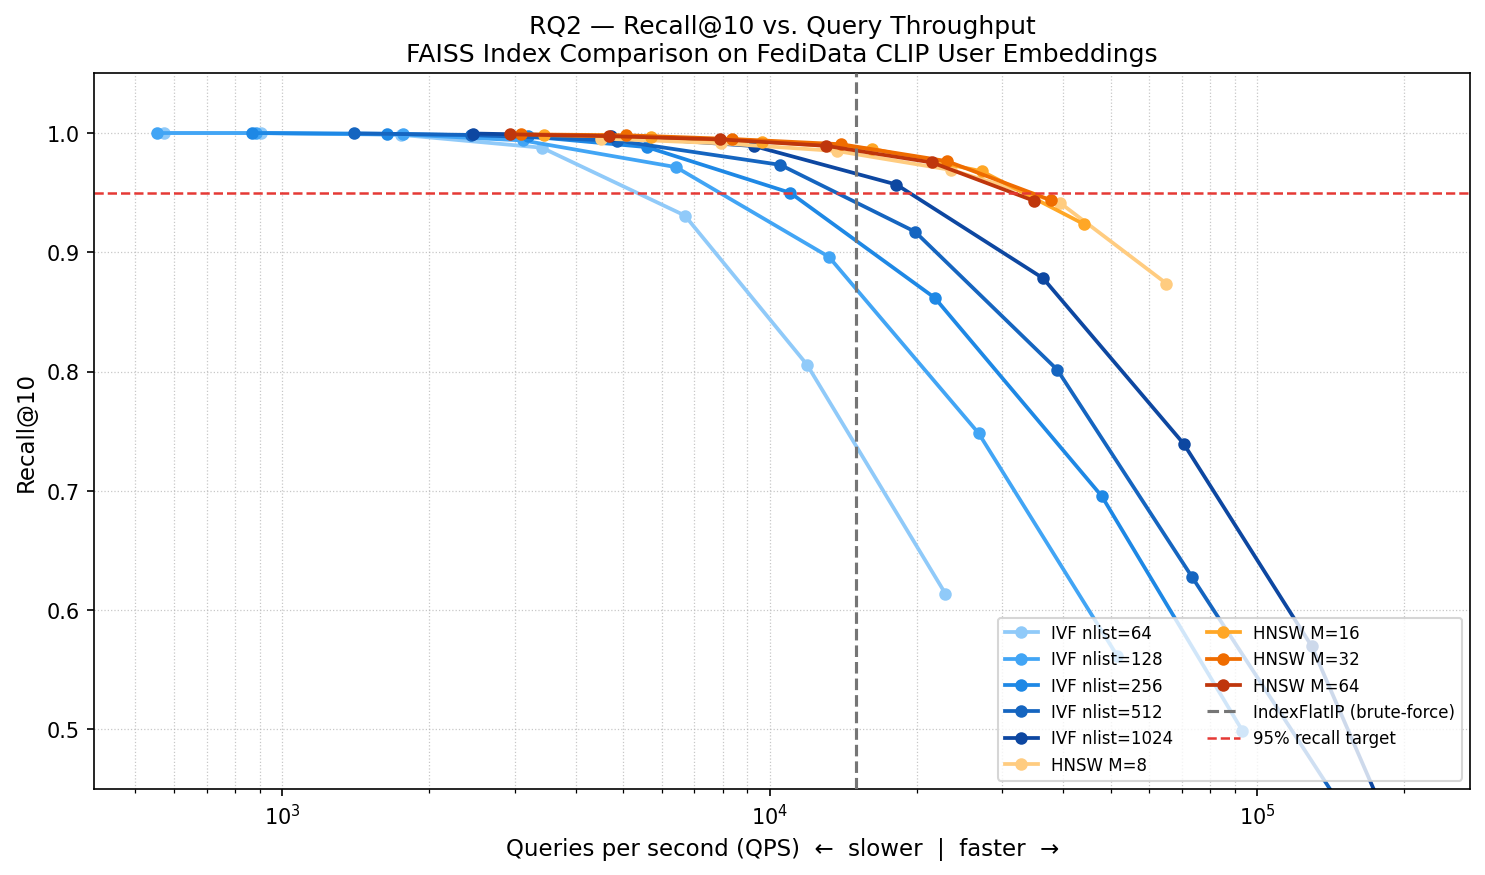

Reproduce this figure in Python.
# RQ2 - Recall-Latency Plot
# Loads rq2_results.npz and produces the recall@K vs QPS frontier figure

from pathlib import Path

import matplotlib.pyplot as plt
import matplotlib.lines as mlines
import numpy as np

IN_NPZ  = Path(__file__).parent / "rq2_results.npz"
OUT_PNG = Path(__file__).parent / "rq2_plot.png"

# IVF: shades of blue;  HNSW: shades of orange/red
IVF_COLORS  = ["#90CAF9", "#42A5F5", "#1E88E5", "#1565C0", "#0D47A1"]
HNSW_COLORS = ["#FFCC80", "#FFA726", "#EF6C00", "#BF360C"]
FLAT_COLOR  = "#757575"

TARGET_RECALL = 0.95


def load(path: Path):
    d        = np.load(path)
    ivf      = d["ivf"]        # cols: nlist, nprobe, recall, qps
    hnsw     = d["hnsw"]       # cols: M, efSearch, recall, qps
    flat_qps = float(d["flat_qps"])
    K        = int(d["K"])
    return ivf, hnsw, flat_qps, K


def plot_frontier(ax, rows, param_col, param_vals, colors, label_prefix, param_name):
    """One curve per unique value of param_col (e.g. nlist or M)."""
    for color, val in zip(colors, param_vals):
        mask = rows[:, param_col] == val
        subset = rows[mask]
        subset = subset[subset[:, 3].argsort()]     # sort by QPS ascending
        ax.plot(
            subset[:, 3], subset[:, 2],
            "o-", color=color, linewidth=1.8, markersize=5,
            label=f"{label_prefix} {param_name}={int(val)}",
        )


def main():
    if not IN_NPZ.exists():
        raise FileNotFoundError(f"{IN_NPZ} not found — run rq2_benchmark.py first.")

    ivf, hnsw, flat_qps, K = load(IN_NPZ)

    ivf_nlists  = sorted(np.unique(ivf[:, 0]).tolist())
    hnsw_ms     = sorted(np.unique(hnsw[:, 0]).tolist())

    fig, ax = plt.subplots(figsize=(10, 6))

    plot_frontier(ax, ivf,  param_col=0, param_vals=ivf_nlists,
                  colors=IVF_COLORS,  label_prefix="IVF",  param_name="nlist")
    plot_frontier(ax, hnsw, param_col=0, param_vals=hnsw_ms,
                  colors=HNSW_COLORS, label_prefix="HNSW", param_name="M")

    ax.axvline(flat_qps, color=FLAT_COLOR, linestyle="--", linewidth=1.5,
               zorder=5, label=f"IndexFlatIP (brute-force)")

    ax.axhline(TARGET_RECALL, color="#E53935", linestyle="--", linewidth=1.2,
               label=f"{int(TARGET_RECALL*100)}% recall target")

    ax.set_xscale("log")
    ax.set_xlabel("Queries per second (QPS)  ←  slower  |  faster  →", fontsize=11)
    ax.set_ylabel(f"Recall@{K}", fontsize=11)
    ax.set_ylim(0.45, 1.05)
    ax.set_title(
        f"RQ2 — Recall@{K} vs. Query Throughput\n"
        f"FAISS Index Comparison on FediData CLIP User Embeddings",
        fontsize=12,
    )
    ax.legend(fontsize=8, loc="lower right", ncol=2)
    ax.grid(True, which="both", linestyle=":", linewidth=0.6, alpha=0.7)

    plt.tight_layout()
    plt.savefig(OUT_PNG, dpi=150, bbox_inches="tight")
    print(f"Saved → {OUT_PNG}")

    # ── summary table ─────────────────────────────────────────────────────────
    print(f"\n── RQ2 Summary ({'─'*60})")
    print(f"{'Index':<18} {'Config':<20} {'Recall@'+str(K):>10} {'QPS':>10}")
    print("-" * 62)

    print(f"  {'Flat (exact)':<16} {'—':<20} {'1.000':>10} {flat_qps:>10,.0f}")

    # best IVF config per nlist at >= TARGET_RECALL
    for nlist in ivf_nlists:
        subset = ivf[ivf[:, 0] == nlist]
        above  = subset[subset[:, 2] >= TARGET_RECALL]
        if len(above):
            best = above[above[:, 3].argmax()]
            print(f"  {'IVF':<16} nlist={int(nlist):<5} nprobe={int(best[1]):<5}"
                  f"  {best[2]:>8.3f}  {best[3]:>10,.0f}")
        else:
            worst = subset[subset[:, 2].argmax()]
            print(f"  {'IVF':<16} nlist={int(nlist):<5} (max recall={worst[2]:.3f}, "
                  f"never reaches {TARGET_RECALL})")

    for M in hnsw_ms:
        subset = hnsw[hnsw[:, 0] == M]
        above  = subset[subset[:, 2] >= TARGET_RECALL]
        if len(above):
            best = above[above[:, 3].argmax()]
            print(f"  {'HNSW':<16} M={int(M):<8} efSearch={int(best[1]):<5}"
                  f"  {best[2]:>8.3f}  {best[3]:>10,.0f}")
        else:
            worst = subset[subset[:, 2].argmax()]
            print(f"  {'HNSW':<16} M={int(M):<8} (max recall={worst[2]:.3f}, "
                  f"never reaches {TARGET_RECALL})")

    plt.show()


if __name__ == "__main__":
    main()
